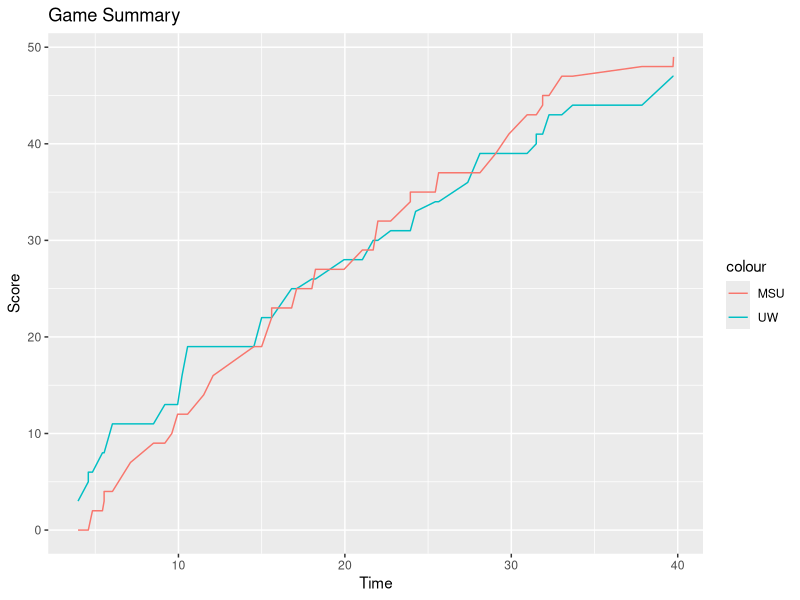

Here is the R script that generated this plot: (Note: this script raises an error after producing the figure.)
###Biocomputing Tutorial Exercise 10
##Emily Rao

#go to directory
setwd("C://Users/emRao/Biocomputing-Ex-10")

#load packages
library(ggplot2)


##Question 1
#import data file
scores <- read.table("UWvMSU_1-22-13.txt", sep="\t", header=TRUE)

#set starting score to 0 and create vectors for cumulative scores
MSU <- 0
UW <- 0
UW_cumulative <- c()
MSU_cumulative <- c()

#create a loop that updates the scores with the cumulative
for (i in 1:nrow(scores)){
  if (scores$team[i]=="UW"){
    UW <- UW + scores$score[i]
    UW_cumulative <- c(UW_cumulative, UW)
    MSU_cumulative <- c(MSU_cumulative, MSU)
  }
  else{
    MSU <- MSU + scores$score[i]
    UW_cumulative <- c(UW_cumulative, UW)
    MSU_cumulative <- c(MSU_cumulative, MSU)
  }
}

#store cumulative scores in a dataframe
time <- scores$time
scores_cumulative <- data.frame(time, UW_cumulative, MSU_cumulative)

#generate plot of scores vs time
ggplot(scores_cumulative, aes(x=time)) +
  geom_line(aes(y=UW_cumulative, color="UW")) +
  geom_line(aes(y=MSU_cumulative, color="MSU")) +
  xlab("Time") +
  ylab("Score") +
  ggtitle("Game Summary")


##Question 2
#create variable that randomly generates one number between 1-100
generator = sample(1:100, 1)
print("I'm thinking of a number between 1-100...")

#create a loop to give feedback based on the user's input until user guesses 
#correct number OR until 10 tries have been used
for (i in 1:10){
  x = as.integer(readline("Guess a number: "))
  if (x > generator){
    print("Lower")
  }else if (x < generator){
    print("Higher")
  }else{
    print("Correct! :)")
    break
  }
  if (i==10){
    print("Game Over! You have run of out guesses.")
  }
}